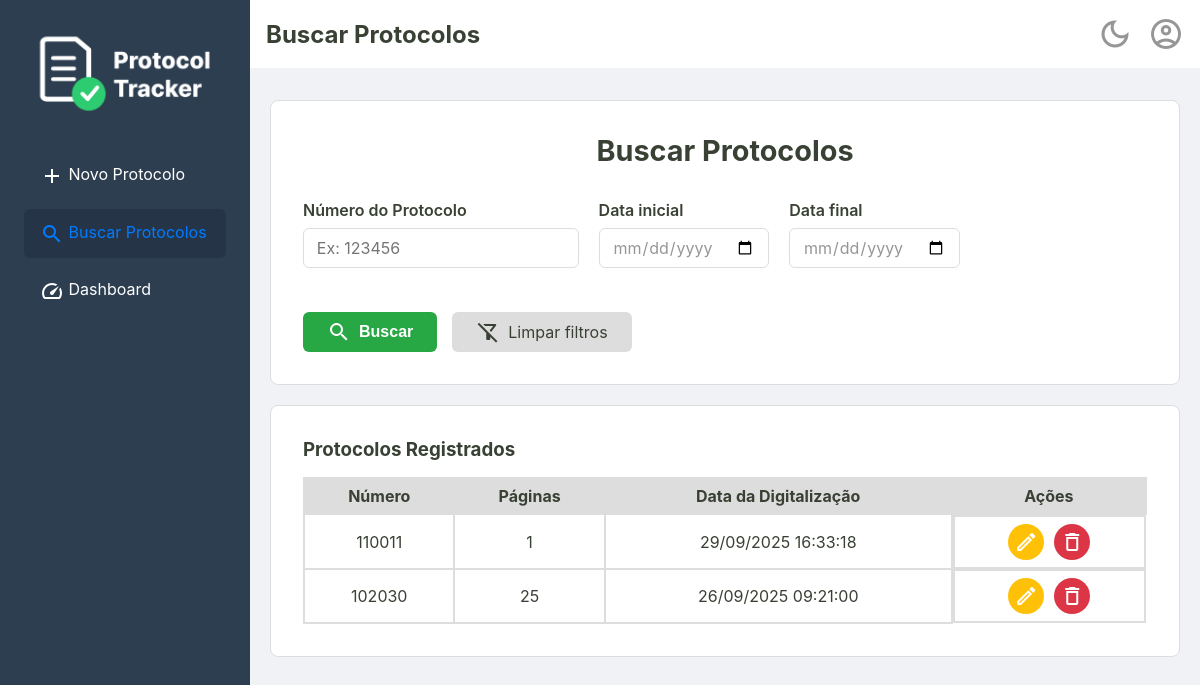
/busca (signed in), run on an earlier commit of the app's database.
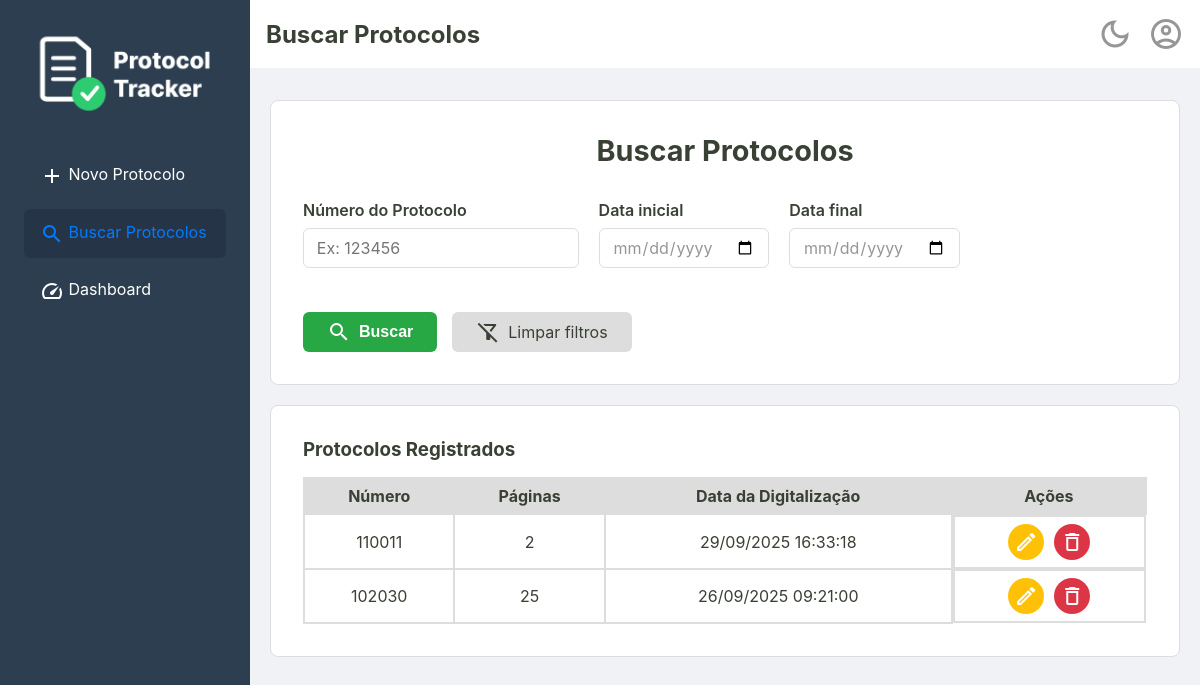
And on a later commit of the database.
### tables this page shows
CREATE TABLE protocolos (
    id TEXT PRIMARY KEY,
    id_usuario INTEGER NOT NULL,
    numero TEXT NOT NULL UNIQUE,
    quantidade_paginas INTEGER NOT NULL,
    observacoes TEXT,
    criado_em TEXT NOT NULL,
    alterado_em TEXT,
    deletado_em TEXT,
    FOREIGN KEY (id_usuario) REFERENCES usuarios (id)
  );

### src/Controller/WebController.php (called while the page is built, shortened)
<?php
class WebController {
    public function buscaProtocolo()
    {
        try {
            $numero = $_GET['numero'] ?? null;
            $dataInicio = !empty($_GET['data_inicio']) ? new DateTimeImmutable($_GET['data_inicio'] . ' 00:00:00') : null;
            $dataFim = !empty($_GET['data_fim']) ? new DateTimeImmutable($_GET['data_fim'] . ' 23:59:59') : null;
            $listaDeProtocolos = $this->repositorio->search($numero, $dataInicio, $dataFim);
            $tituloDaPagina = "Buscar Protocolos";
            require __DIR__ . '/../../templates/busca.php';
        } catch (Exception $e) {
            $erro = $e->getMessage();
            $listaDeProtocolos = $this->repositorio->all();
            $tituloDaPagina = "Buscar Protocolos";
            require __DIR__ . '/../../templates/busca.php';
        }
    }
}

### src/Repository/ProtocoloRepositorySql.php (called while the page is built, shortened)
<?php
final class ProtocoloRepositorySql implements ProtocoloRepositoryInterface
{
    private PDO $connection;
    public function __construct(PDO $connection)
    {
        $this->connection = $connection;
    }
    public function search(?string $numero, ?DateTimeImmutable $dataInicio, ?DateTimeImmutable $dataFim): array
    {
        $sqlQuery = "SELECT * FROM protocolos";
        $parametros = [];
        $sqlQuery .= " ORDER BY criado_em DESC;";
        $stmt = $this->connection->prepare($sqlQuery);
        $stmt->execute($parametros);
        $listaDeProtocolos = $this->hidrataListaDeProtocolos($stmt);
        return $listaDeProtocolos;
    }
    private function hidrataListaDeProtocolos(PDOStatement $stmt): array
    {
        $listaDeProtocolos = [];
        while($protocoloDados = $stmt->fetch()){
            $listaDeProtocolos[] = Protocolo::fromArray($protocoloDados);
        }
        return $listaDeProtocolos;
    }
}

### src/Model/Protocolo.php (called while the page is built, shortened)
<?php
class Protocolo {
    public function id(): string {
        return $this->id;
    }
    public function numero(): string {
        return $this->numero;
    }
    public function paginas(): int {
        return $this->quantidade_paginas;
    }
    public function data(): DateTimeImmutable {
        return $this->criado_em;
    }
    public static function fromArray(array $dados): self
    {
        try {
            $criado_em = new DateTimeImmutable($dados['criado_em']);
            $alterado_em = isset($dados['alterado_em']) ? new DateTimeImmutable($dados['alterado_em']) : null;
            $deletado_em = isset($dados['deletado_em']) ? new DateTimeImmutable($dados['deletado_em']) : null;
        } catch (Exception $e) {
            throw new Exception("Falha ao criar data");
        }
        return new self(
            $dados['id'],
            $dados['id_usuario'],
            $dados['numero'],
            $dados['quantidade_paginas'],
            $criado_em,
            $dados['observacoes'] ?? null,
            $alterado_em,
            $deletado_em
        );
    }
}

### templates/_partials/_listaProtocolos.php (the view, shortened to what this page needs)
<section class="listagem-container">
    <h3>Protocolos Registrados</h3>
    <table class="protocolos-table">
        <thead>
            <tr>
                <th>Número</th>
                <th>Páginas</th>
                <th>Data da Digitalização</th>
                <th class="acoes-header">Ações</th>
            </tr>
        </thead>
        <tbody>
            <?php foreach ($listaDeProtocolos as $protocolo): ?>
                <tr>
                    <td><?= htmlspecialchars($protocolo->numero()) ?></td>
                    <td><?= htmlspecialchars($protocolo->paginas()) ?></td>
                    <td><?= $protocolo->data()->format('d/m/Y H:i:s') ?></td>
                    <td class="acoes-cell">
                        <a href="/editar?id=<?= htmlspecialchars($protocolo->id()) ?>" class="btn-acao btn-editar" title="Editar">
                            <span class="material-icons-outlined">edit</span>
                        </a>
                        <form action="/excluir" method="post" onsubmit="return confirm('Tem certeza que deseja excluir este protocolo?');">
                            <button type="submit" class="btn-acao btn-excluir" title="Excluir">
                                <span class="material-icons-outlined">delete</span>
                            </button>
                        </form>
                    </td>
                </tr>
            <?php endforeach; ?>
        </tbody>
    </table>
</section>

### public/index.php (shortened to what this page needs)
<?php
try {
    $connection = ConnectionCreator::createConnection();
    $AuditRepository = new AuditRepository($connection);
    $AuditService = new AuditService($AuditRepository);
    $repositorio = new ProtocoloRepositorySql($connection);
    $dashboardService = new DashboardService($repositorio);
    $protocoloService = new ProtocoloService($repositorio, $AuditService);
    $webController = new WebController($repositorio, $dashboardService, $protocoloService);
    $uri = $_SERVER['REQUEST_URI'];
    $uri = parse_url($uri, PHP_URL_PATH);
    switch ($uri) {
        case '/busca':
            $webController->buscaProtocolo();
            break;
    }
} catch (Exception $e) {
    http_response_code(500);
    echo "<p>Mensagem do Erro: " . $e->getMessage() . "</p>";
    echo "<p>Por favor, tente novamente mais tarde.</p>";
}

### templates/_partials/_header.php (shortened to what this page needs)
<!DOCTYPE html>
<html lang="pt-br">
<head>
    <link rel="stylesheet" href="/assets/css/style.css">
</head>
<body>
    <div class="container-principal">
        <aside class="sidebar">
            <div class="sidebar-logo">
                <img src="/assets/imgs/ProtocolTrackerLogo.png" alt="Logo Protocol Tracker">
            </div>
            <nav>
                <ul>
                    <?php $uri = parse_url($_SERVER['REQUEST_URI'], PHP_URL_PATH); ?>
                    <li><a href="/home" class="<?= ($uri === '/home') ? 'active' : '' ?>"><span class="material-icons-outlined">add</span> Novo Protocolo</a></li>
                    <li><a href="/busca" class="<?= ($uri === '/busca') ? 'active' : '' ?>"><span class="material-icons-outlined">search</span> Buscar Protocolos</a></li>
                    <li><a href="/dashboard" class="<?= ($uri === '/dashboard') ? 'active' : '' ?>"><span class="material-icons-outlined">speed</span> Dashboard</a></li>
                </ul>
            </nav>
        </aside>
        <div class="div-conteudo-principal">
            <?php require __DIR__ . '/_content-header.php'; ?>
            <main class="conteudo-principal">

### templates/_partials/_content-header.php (shortened to what this page needs)
<div class="content-header">
    <div class="header-title">
        <h2><?= isset($tituloDaPagina) ? htmlspecialchars($tituloDaPagina) : 'Página sem Título' ?></h2>
    </div>
    <div class="header-actions">
        <a href="#" id="theme-toggle" class="action-icon" title="Mudar Tema">
            <span class="material-icons-outlined">dark_mode</span>
        </a>
        <div class="dropdown">
            <a href="#" id="user-menu-toggle" class="action-icon" title="Perfil do Usuário">
                <span class="material-icons-outlined">account_circle</span>
            </a>
        </div>
        </div>
</div>

### templates/busca.php
<?php require __DIR__ . '/_partials/_header.php'; ?>
<div class="container-principal-busca">
    <section class="busca-form-container">
        <h2>Buscar Protocolos</h2>
        <form action="/busca" method="get" class="busca-form">
            <div class="form-row">
                <div class="form-group">
                    <label for="numero">Número do Protocolo</label>
                    <input type="text" id="numero" name="numero" value="<?= htmlspecialchars($_GET['numero'] ?? '') ?>" placeholder="Ex: 123456">
                </div>
                <div class="form-group">
                    <label for="data_inicio">Data inicial</label>
                    <input type="date" id="data_inicio" name="data_inicio" value="<?= htmlspecialchars($_GET['data_inicio'] ?? '') ?>">
                </div>
                <div class="form-group">
                    <label for="data_fim">Data final</label>
                    <input type="date" id="data_fim" name="data_fim" value="<?= htmlspecialchars($_GET['data_fim'] ?? '') ?>">
                </div>
            </div>
            <div class="form-actions">
                <button type="submit" class="btn-buscar">
                    <span class="material-icons-outlined">search</span> Buscar
                </button>
                <a href="/busca" class="btn-limpar"><span class="material-icons-outlined">filter_alt_off</span> Limpar filtros</a>
            </div>
        </form>
    </section>
    <?php require __DIR__ . '/_partials/_listaProtocolos.php'; ?>
</div>
<?php require __DIR__ . '/_partials/_footer.php'; ?>

### templates/_partials/_footer.php (shortened to what this page needs)
            </main>
        </div>
    </div>
</body>
</html>

What changed in the data, as far as the page shows it:
changed protocolos (number 1 of 2 on the later page): quantidade_paginas "1" → "2"
